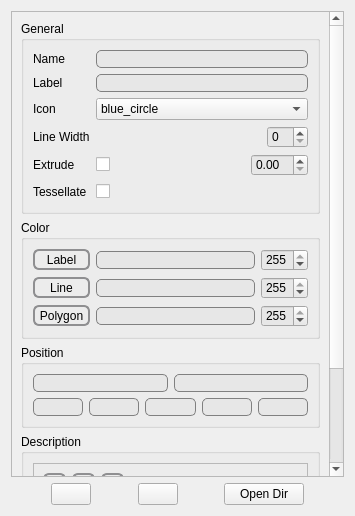
<?xml version="1.0" encoding="UTF-8"?>
<ui version="4.0">
 <class>KmlWindow</class>
 <widget class="QWidget" name="KmlWindow">
  <property name="geometry">
   <rect>
    <x>0</x>
    <y>0</y>
    <width>355</width>
    <height>516</height>
   </rect>
  </property>
  <property name="windowTitle">
   <string>Kml view-save</string>
  </property>
  <property name="windowIcon">
   <iconset resource="../gui/resources.qrc">
    <normaloff>:/icons/icons/element-vector.gif</normaloff>:/icons/icons/element-vector.gif</iconset>
  </property>
  <layout class="QVBoxLayout" name="verticalLayout_3">
   <item>
    <widget class="QScrollArea" name="scrollArea">
     <property name="widgetResizable">
      <bool>true</bool>
     </property>
     <widget class="QWidget" name="scrollAreaWidgetContents">
      <property name="geometry">
       <rect>
        <x>0</x>
        <y>0</y>
        <width>420</width>
        <height>642</height>
       </rect>
      </property>
      <layout class="QVBoxLayout" name="verticalLayout_2">
       <item>
        <widget class="QGroupBox" name="KmlGeneralgroupBox">
         <property name="title">
          <string>General</string>
         </property>
         <layout class="QVBoxLayout" name="verticalLayout_4">
          <item>
           <layout class="QGridLayout" name="gridLayout">
            <item row="0" column="0">
             <widget class="QLabel" name="label">
              <property name="text">
               <string>Name</string>
              </property>
             </widget>
            </item>
            <item row="0" column="1">
             <widget class="QLineEdit" name="kmlname">
              <property name="styleSheet">
               <string notr="true">QLineEdit {
     border: 1px solid gray;
     border-radius: 5px;
     padding: 0 8px;
     background: rgb(231, 231, 231);
 }
</string>
              </property>
             </widget>
            </item>
            <item row="1" column="0">
             <widget class="QLabel" name="label_2">
              <property name="text">
               <string>Label</string>
              </property>
             </widget>
            </item>
            <item row="1" column="1">
             <widget class="QLineEdit" name="kmllabel">
              <property name="styleSheet">
               <string notr="true">QLineEdit {
     border: 1px solid gray;
     border-radius: 5px;
     padding: 0 8px;
     background: rgb(231, 231, 231);
 }
</string>
              </property>
             </widget>
            </item>
            <item row="2" column="0">
             <widget class="QLabel" name="Iconlabel">
              <property name="text">
               <string>Icon</string>
              </property>
             </widget>
            </item>
            <item row="2" column="1">
             <widget class="QComboBox" name="SelectIcon">
              <property name="currentIndex">
               <number>1</number>
              </property>
              <item>
               <property name="text">
                <string/>
               </property>
              </item>
              <item>
               <property name="text">
                <string>blue_circle</string>
               </property>
               <property name="icon">
                <iconset>
                 <normaloff>:/icons/blue_circle.png</normaloff>:/icons/blue_circle.png</iconset>
               </property>
              </item>
              <item>
               <property name="text">
                <string>green_circle</string>
               </property>
               <property name="icon">
                <iconset>
                 <normaloff>:/icons/green_circle.png</normaloff>:/icons/green_circle.png</iconset>
               </property>
              </item>
              <item>
               <property name="text">
                <string>red_circle</string>
               </property>
               <property name="icon">
                <iconset>
                 <normaloff>:/icons/red_circle.png</normaloff>:/icons/red_circle.png</iconset>
               </property>
              </item>
              <item>
               <property name="text">
                <string>yellow_circle</string>
               </property>
               <property name="icon">
                <iconset>
                 <normaloff>:/icons/yellow_circle.png</normaloff>:/icons/yellow_circle.png</iconset>
               </property>
              </item>
             </widget>
            </item>
            <item row="3" column="0">
             <widget class="QLabel" name="LineWidthlabel">
              <property name="text">
               <string>Line Width</string>
              </property>
             </widget>
            </item>
            <item row="3" column="1">
             <layout class="QHBoxLayout" name="horizontalLayout_9">
              <item>
               <spacer name="horizontalSpacer_5">
                <property name="orientation">
                 <enum>Qt::Horizontal</enum>
                </property>
                <property name="sizeHint" stdset="0">
                 <size>
                  <width>40</width>
                  <height>20</height>
                 </size>
                </property>
               </spacer>
              </item>
              <item>
               <widget class="QSpinBox" name="LineWidth">
                <property name="styleSheet">
                 <string notr="true">background-color: rgb(231, 231, 231);</string>
                </property>
               </widget>
              </item>
             </layout>
            </item>
            <item row="4" column="0">
             <widget class="QLabel" name="Extrudelabel">
              <property name="text">
               <string>Extrude</string>
              </property>
             </widget>
            </item>
            <item row="4" column="1">
             <layout class="QHBoxLayout" name="horizontalLayout_4">
              <item>
               <widget class="QCheckBox" name="Extrude">
                <property name="text">
                 <string/>
                </property>
               </widget>
              </item>
              <item>
               <spacer name="horizontalSpacer_13">
                <property name="orientation">
                 <enum>Qt::Horizontal</enum>
                </property>
                <property name="sizeHint" stdset="0">
                 <size>
                  <width>40</width>
                  <height>20</height>
                 </size>
                </property>
               </spacer>
              </item>
              <item>
               <widget class="QDoubleSpinBox" name="Offset">
                <property name="styleSheet">
                 <string notr="true">background-color: rgb(231, 231, 231);</string>
                </property>
               </widget>
              </item>
             </layout>
            </item>
            <item row="5" column="0">
             <widget class="QLabel" name="Tessellatelabel">
              <property name="text">
               <string>Tessellate</string>
              </property>
             </widget>
            </item>
            <item row="5" column="1">
             <layout class="QHBoxLayout" name="horizontalLayout_6">
              <item>
               <widget class="QCheckBox" name="Tessellate">
                <property name="layoutDirection">
                 <enum>Qt::LeftToRight</enum>
                </property>
                <property name="text">
                 <string/>
                </property>
               </widget>
              </item>
              <item>
               <spacer name="horizontalSpacer_10">
                <property name="orientation">
                 <enum>Qt::Horizontal</enum>
                </property>
                <property name="sizeHint" stdset="0">
                 <size>
                  <width>40</width>
                  <height>20</height>
                 </size>
                </property>
               </spacer>
              </item>
             </layout>
            </item>
           </layout>
          </item>
         </layout>
        </widget>
       </item>
       <item>
        <widget class="QGroupBox" name="KmlColorgroupBox">
         <property name="title">
          <string>Color</string>
         </property>
         <layout class="QVBoxLayout" name="verticalLayout_5">
          <item>
           <layout class="QGridLayout" name="gridLayout_3">
            <item row="0" column="0">
             <widget class="QToolButton" name="labelcolor">
              <property name="maximumSize">
               <size>
                <width>100</width>
                <height>16777215</height>
               </size>
              </property>
              <property name="styleSheet">
               <string notr="true"> QToolButton { /* all types of tool button */
     border: 2px solid #8f8f91;
     border-radius: 6px;
     background-color: qlineargradient(x1: 0, y1: 0, x2: 0, y2: 1,
                                       stop: 0 #f6f7fa, stop: 1 #dadbde);
 }

 QToolButton[popupMode=&quot;1&quot;] { /* only for MenuButtonPopup */
     padding-right: 20px; /* make way for the popup button */
 }

 QToolButton:pressed {
     background-color: qlineargradient(x1: 0, y1: 0, x2: 0, y2: 1,
                                       stop: 0 #dadbde, stop: 1 #f6f7fa);
 }

 QToolButton:checked {
     background-color: qlineargradient(x1: 0, y1: 0, x2: 0, y2: 1,
                                       stop: 0 white, stop: 1 blue);
 }

 /* the subcontrols below are used only in the MenuButtonPopup mode */
 QToolButton::menu-button {
     border: 2px solid gray;
     border-top-right-radius: 6px;
     border-bottom-right-radius: 6px;
     /* 16px width + 4px for border = 20px allocated above */
     width: 16px;
 }

 QToolButton::menu-arrow {
     image: url(downarrow.png);
 }

 QToolButton::menu-arrow:open {
     top: 1px; left: 1px; /* shift it a bit */
 }</string>
              </property>
              <property name="text">
               <string>Label</string>
              </property>
             </widget>
            </item>
            <item row="1" column="0">
             <widget class="QToolButton" name="linecolor">
              <property name="sizePolicy">
               <sizepolicy hsizetype="Minimum" vsizetype="Fixed">
                <horstretch>0</horstretch>
                <verstretch>0</verstretch>
               </sizepolicy>
              </property>
              <property name="acceptDrops">
               <bool>false</bool>
              </property>
              <property name="autoFillBackground">
               <bool>false</bool>
              </property>
              <property name="styleSheet">
               <string notr="true"> QToolButton { /* all types of tool button */
     border: 2px solid #8f8f91;
     border-radius: 6px;
     background-color: qlineargradient(x1: 0, y1: 0, x2: 0, y2: 1,
                                       stop: 0 #f6f7fa, stop: 1 #dadbde);
 }

 QToolButton[popupMode=&quot;1&quot;] { /* only for MenuButtonPopup */
     padding-right: 20px; /* make way for the popup button */
 }

 QToolButton:pressed {
     background-color: qlineargradient(x1: 0, y1: 0, x2: 0, y2: 1,
                                       stop: 0 #dadbde, stop: 1 #f6f7fa);
 }

 QToolButton:checked {
     background-color: qlineargradient(x1: 0, y1: 0, x2: 0, y2: 1,
                                       stop: 0 white, stop: 1 blue);
 }

 /* the subcontrols below are used only in the MenuButtonPopup mode */
 QToolButton::menu-button {
     border: 2px solid gray;
     border-top-right-radius: 6px;
     border-bottom-right-radius: 6px;
     /* 16px width + 4px for border = 20px allocated above */
     width: 16px;
 }

 QToolButton::menu-arrow {
     image: url(downarrow.png);
 }

 QToolButton::menu-arrow:open {
     top: 1px; left: 1px; /* shift it a bit */
 }</string>
              </property>
              <property name="text">
               <string>Line</string>
              </property>
              <property name="autoRaise">
               <bool>false</bool>
              </property>
             </widget>
            </item>
            <item row="2" column="0">
             <widget class="QToolButton" name="polygoncolor">
              <property name="sizePolicy">
               <sizepolicy hsizetype="Minimum" vsizetype="Fixed">
                <horstretch>0</horstretch>
                <verstretch>0</verstretch>
               </sizepolicy>
              </property>
              <property name="styleSheet">
               <string notr="true"> QToolButton { /* all types of tool button */
     border: 2px solid #8f8f91;
     border-radius: 6px;
     background-color: qlineargradient(x1: 0, y1: 0, x2: 0, y2: 1,
                                       stop: 0 #f6f7fa, stop: 1 #dadbde);
 }

 QToolButton[popupMode=&quot;1&quot;] { /* only for MenuButtonPopup */
     padding-right: 20px; /* make way for the popup button */
 }

 QToolButton:pressed {
     background-color: qlineargradient(x1: 0, y1: 0, x2: 0, y2: 1,
                                       stop: 0 #dadbde, stop: 1 #f6f7fa);
 }

 QToolButton:checked {
     background-color: qlineargradient(x1: 0, y1: 0, x2: 0, y2: 1,
                                       stop: 0 white, stop: 1 blue);
 }

 /* the subcontrols below are used only in the MenuButtonPopup mode */
 QToolButton::menu-button {
     border: 2px solid gray;
     border-top-right-radius: 6px;
     border-bottom-right-radius: 6px;
     /* 16px width + 4px for border = 20px allocated above */
     width: 16px;
 }

 QToolButton::menu-arrow {
     image: url(downarrow.png);
 }

 QToolButton::menu-arrow:open {
     top: 1px; left: 1px; /* shift it a bit */
 }</string>
              </property>
              <property name="text">
               <string>Polygon</string>
              </property>
             </widget>
            </item>
            <item row="0" column="1">
             <layout class="QHBoxLayout" name="LabelColorhorizontalLayout">
              <item>
               <widget class="QLineEdit" name="labelcolorlabel">
                <property name="styleSheet">
                 <string notr="true">QLineEdit {
     border: 1px solid gray;
     border-radius: 5px;
     padding: 0 8px;
     background: rgb(231, 231, 231);
 }
</string>
                </property>
                <property name="readOnly">
                 <bool>true</bool>
                </property>
               </widget>
              </item>
              <item>
               <widget class="QSpinBox" name="LabelAlpha">
                <property name="styleSheet">
                 <string notr="true">background-color: rgb(231, 231, 231);</string>
                </property>
                <property name="maximum">
                 <number>255</number>
                </property>
                <property name="value">
                 <number>255</number>
                </property>
               </widget>
              </item>
             </layout>
            </item>
            <item row="1" column="1">
             <layout class="QHBoxLayout" name="LineColorhorizontalLayout">
              <item>
               <widget class="QLineEdit" name="linecolorlabel">
                <property name="styleSheet">
                 <string notr="true">QLineEdit {
     border: 1px solid gray;
     border-radius: 5px;
     padding: 0 8px;
     background: rgb(231, 231, 231);
 }
</string>
                </property>
                <property name="readOnly">
                 <bool>true</bool>
                </property>
               </widget>
              </item>
              <item>
               <widget class="QSpinBox" name="LineAlpha">
                <property name="styleSheet">
                 <string notr="true">background-color: rgb(231, 231, 231);</string>
                </property>
                <property name="maximum">
                 <number>255</number>
                </property>
                <property name="value">
                 <number>255</number>
                </property>
               </widget>
              </item>
             </layout>
            </item>
            <item row="2" column="1">
             <layout class="QHBoxLayout" name="PolyColorhorizontalLayout">
              <item>
               <widget class="QLineEdit" name="polygoncolorlabel">
                <property name="styleSheet">
                 <string notr="true">QLineEdit {
     border: 1px solid gray;
     border-radius: 5px;
     padding: 0 8px;
     background: rgb(231, 231, 231);
 }
</string>
                </property>
                <property name="readOnly">
                 <bool>true</bool>
                </property>
               </widget>
              </item>
              <item>
               <widget class="QSpinBox" name="PolygonAlpha">
                <property name="styleSheet">
                 <string notr="true">background-color: rgb(231, 231, 231);</string>
                </property>
                <property name="maximum">
                 <number>255</number>
                </property>
                <property name="value">
                 <number>255</number>
                </property>
               </widget>
              </item>
             </layout>
            </item>
           </layout>
          </item>
         </layout>
        </widget>
       </item>
       <item>
        <widget class="QGroupBox" name="groupBox">
         <property name="title">
          <string>Position</string>
         </property>
         <layout class="QGridLayout" name="gridLayout_2">
          <item row="0" column="0">
           <layout class="QHBoxLayout" name="horizontalLayout_3">
            <item>
             <widget class="QLineEdit" name="longitude">
              <property name="styleSheet">
               <string notr="true">QLineEdit {
     border: 1px solid gray;
     border-radius: 5px;
     padding: 0 8px;
     background: rgb(231, 231, 231);
 }
</string>
              </property>
             </widget>
            </item>
            <item>
             <widget class="QLineEdit" name="latitude">
              <property name="styleSheet">
               <string notr="true">QLineEdit {
     border: 1px solid gray;
     border-radius: 5px;
     padding: 0 8px;
     background: rgb(231, 231, 231);
 }
</string>
              </property>
             </widget>
            </item>
           </layout>
          </item>
          <item row="1" column="0">
           <layout class="QHBoxLayout" name="horizontalLayout_5">
            <item>
             <widget class="QLineEdit" name="Zoom">
              <property name="styleSheet">
               <string notr="true">QLineEdit {
     border: 1px solid gray;
     border-radius: 5px;
     padding: 0 8px;
     background: rgb(231, 231, 231);
 }
</string>
              </property>
             </widget>
            </item>
            <item>
             <widget class="QLineEdit" name="Range">
              <property name="styleSheet">
               <string notr="true">QLineEdit {
     border: 1px solid gray;
     border-radius: 5px;
     padding: 0 8px;
     background: rgb(231, 231, 231);
 }
</string>
              </property>
             </widget>
            </item>
            <item>
             <widget class="QLineEdit" name="Roll">
              <property name="styleSheet">
               <string notr="true">QLineEdit {
     border: 1px solid gray;
     border-radius: 5px;
     padding: 0 8px;
     background: rgb(231, 231, 231);
 }
</string>
              </property>
             </widget>
            </item>
            <item>
             <widget class="QLineEdit" name="Pitch">
              <property name="styleSheet">
               <string notr="true">QLineEdit {
     border: 1px solid gray;
     border-radius: 5px;
     padding: 0 8px;
     background: rgb(231, 231, 231);
 }
</string>
              </property>
             </widget>
            </item>
            <item>
             <widget class="QLineEdit" name="Head">
              <property name="styleSheet">
               <string notr="true">QLineEdit {
     border: 1px solid gray;
     border-radius: 5px;
     padding: 0 8px;
     background: rgb(231, 231, 231);
 }
</string>
              </property>
             </widget>
            </item>
           </layout>
          </item>
         </layout>
        </widget>
       </item>
       <item>
        <widget class="QGroupBox" name="groupBox_2">
         <property name="title">
          <string>Description</string>
         </property>
         <layout class="QVBoxLayout" name="verticalLayout">
          <item>
           <widget class="QFrame" name="frame">
            <property name="frameShape">
             <enum>QFrame::StyledPanel</enum>
            </property>
            <property name="frameShadow">
             <enum>QFrame::Raised</enum>
            </property>
            <layout class="QGridLayout" name="gridLayout_4">
             <item row="0" column="0">
              <widget class="QToolButton" name="addlink">
               <property name="styleSheet">
                <string notr="true"> QToolButton { /* all types of tool button */
     border: 2px solid #8f8f91;
     border-radius: 6px;
     background-color: qlineargradient(x1: 0, y1: 0, x2: 0, y2: 1,
                                       stop: 0 #f6f7fa, stop: 1 #dadbde);
 }

 QToolButton[popupMode=&quot;1&quot;] { /* only for MenuButtonPopup */
     padding-right: 20px; /* make way for the popup button */
 }

 QToolButton:pressed {
     background-color: qlineargradient(x1: 0, y1: 0, x2: 0, y2: 1,
                                       stop: 0 #dadbde, stop: 1 #f6f7fa);
 }

 QToolButton:checked {
     background-color: qlineargradient(x1: 0, y1: 0, x2: 0, y2: 1,
                                       stop: 0 white, stop: 1 blue);
 }

 /* the subcontrols below are used only in the MenuButtonPopup mode */
 QToolButton::menu-button {
     border: 2px solid gray;
     border-top-right-radius: 6px;
     border-bottom-right-radius: 6px;
     /* 16px width + 4px for border = 20px allocated above */
     width: 16px;
 }

 QToolButton::menu-arrow {
     image: url(downarrow.png);
 }

 QToolButton::menu-arrow:open {
     top: 1px; left: 1px; /* shift it a bit */
 }</string>
               </property>
               <property name="text">
                <string/>
               </property>
               <property name="icon">
                <iconset>
                 <normaloff>:/icons/firefox_logo.png</normaloff>:/icons/firefox_logo.png</iconset>
               </property>
              </widget>
             </item>
             <item row="0" column="1">
              <widget class="QToolButton" name="addimage">
               <property name="styleSheet">
                <string notr="true"> QToolButton { /* all types of tool button */
     border: 2px solid #8f8f91;
     border-radius: 6px;
     background-color: qlineargradient(x1: 0, y1: 0, x2: 0, y2: 1,
                                       stop: 0 #f6f7fa, stop: 1 #dadbde);
 }

 QToolButton[popupMode=&quot;1&quot;] { /* only for MenuButtonPopup */
     padding-right: 20px; /* make way for the popup button */
 }

 QToolButton:pressed {
     background-color: qlineargradient(x1: 0, y1: 0, x2: 0, y2: 1,
                                       stop: 0 #dadbde, stop: 1 #f6f7fa);
 }

 QToolButton:checked {
     background-color: qlineargradient(x1: 0, y1: 0, x2: 0, y2: 1,
                                       stop: 0 white, stop: 1 blue);
 }

 /* the subcontrols below are used only in the MenuButtonPopup mode */
 QToolButton::menu-button {
     border: 2px solid gray;
     border-top-right-radius: 6px;
     border-bottom-right-radius: 6px;
     /* 16px width + 4px for border = 20px allocated above */
     width: 16px;
 }

 QToolButton::menu-arrow {
     image: url(downarrow.png);
 }

 QToolButton::menu-arrow:open {
     top: 1px; left: 1px; /* shift it a bit */
 }</string>
               </property>
               <property name="text">
                <string/>
               </property>
               <property name="icon">
                <iconset>
                 <normaloff>:/icons/gimp.png</normaloff>:/icons/gimp.png</iconset>
               </property>
              </widget>
             </item>
             <item row="0" column="3">
              <spacer name="horizontalSpacer">
               <property name="orientation">
                <enum>Qt::Horizontal</enum>
               </property>
               <property name="sizeHint" stdset="0">
                <size>
                 <width>40</width>
                 <height>20</height>
                </size>
               </property>
              </spacer>
             </item>
             <item row="0" column="2">
              <widget class="QToolButton" name="clean">
               <property name="styleSheet">
                <string notr="true"> QToolButton { /* all types of tool button */
     border: 2px solid #8f8f91;
     border-radius: 6px;
     background-color: qlineargradient(x1: 0, y1: 0, x2: 0, y2: 1,
                                       stop: 0 #f6f7fa, stop: 1 #dadbde);
 }

 QToolButton[popupMode=&quot;1&quot;] { /* only for MenuButtonPopup */
     padding-right: 20px; /* make way for the popup button */
 }

 QToolButton:pressed {
     background-color: qlineargradient(x1: 0, y1: 0, x2: 0, y2: 1,
                                       stop: 0 #dadbde, stop: 1 #f6f7fa);
 }

 QToolButton:checked {
     background-color: qlineargradient(x1: 0, y1: 0, x2: 0, y2: 1,
                                       stop: 0 white, stop: 1 blue);
 }

 /* the subcontrols below are used only in the MenuButtonPopup mode */
 QToolButton::menu-button {
     border: 2px solid gray;
     border-top-right-radius: 6px;
     border-bottom-right-radius: 6px;
     /* 16px width + 4px for border = 20px allocated above */
     width: 16px;
 }

 QToolButton::menu-arrow {
     image: url(downarrow.png);
 }

 QToolButton::menu-arrow:open {
     top: 1px; left: 1px; /* shift it a bit */
 }</string>
               </property>
               <property name="text">
                <string/>
               </property>
               <property name="icon">
                <iconset>
                 <normaloff>:/icons/mActionDraw.png</normaloff>:/icons/mActionDraw.png</iconset>
               </property>
              </widget>
             </item>
            </layout>
           </widget>
          </item>
          <item>
           <widget class="QTextEdit" name="description"/>
          </item>
         </layout>
        </widget>
       </item>
      </layout>
     </widget>
    </widget>
   </item>
   <item>
    <layout class="QHBoxLayout" name="horizontalLayout_8">
     <item>
      <spacer name="horizontalSpacer_4">
       <property name="orientation">
        <enum>Qt::Horizontal</enum>
       </property>
       <property name="sizeHint" stdset="0">
        <size>
         <width>40</width>
         <height>20</height>
        </size>
       </property>
      </spacer>
     </item>
     <item>
      <widget class="QPushButton" name="update">
       <property name="text">
        <string/>
       </property>
       <property name="icon">
        <iconset>
         <normaloff>:/icons/mActionDraw.png</normaloff>:/icons/mActionDraw.png</iconset>
       </property>
      </widget>
     </item>
     <item>
      <spacer name="horizontalSpacer_16">
       <property name="orientation">
        <enum>Qt::Horizontal</enum>
       </property>
       <property name="sizeHint" stdset="0">
        <size>
         <width>40</width>
         <height>20</height>
        </size>
       </property>
      </spacer>
     </item>
     <item>
      <widget class="QPushButton" name="save">
       <property name="text">
        <string/>
       </property>
       <property name="icon">
        <iconset>
         <normaloff>:/icons/db.png</normaloff>:/icons/db.png</iconset>
       </property>
      </widget>
     </item>
     <item>
      <spacer name="horizontalSpacer_17">
       <property name="orientation">
        <enum>Qt::Horizontal</enum>
       </property>
       <property name="sizeHint" stdset="0">
        <size>
         <width>40</width>
         <height>20</height>
        </size>
       </property>
      </spacer>
     </item>
     <item>
      <widget class="QPushButton" name="opendir">
       <property name="text">
        <string>Open Dir</string>
       </property>
      </widget>
     </item>
     <item>
      <spacer name="horizontalSpacer_15">
       <property name="orientation">
        <enum>Qt::Horizontal</enum>
       </property>
       <property name="sizeHint" stdset="0">
        <size>
         <width>40</width>
         <height>20</height>
        </size>
       </property>
      </spacer>
     </item>
    </layout>
   </item>
  </layout>
 </widget>
 <resources>
  <include location="../gui/resources.qrc"/>
 </resources>
 <connections/>
</ui>
